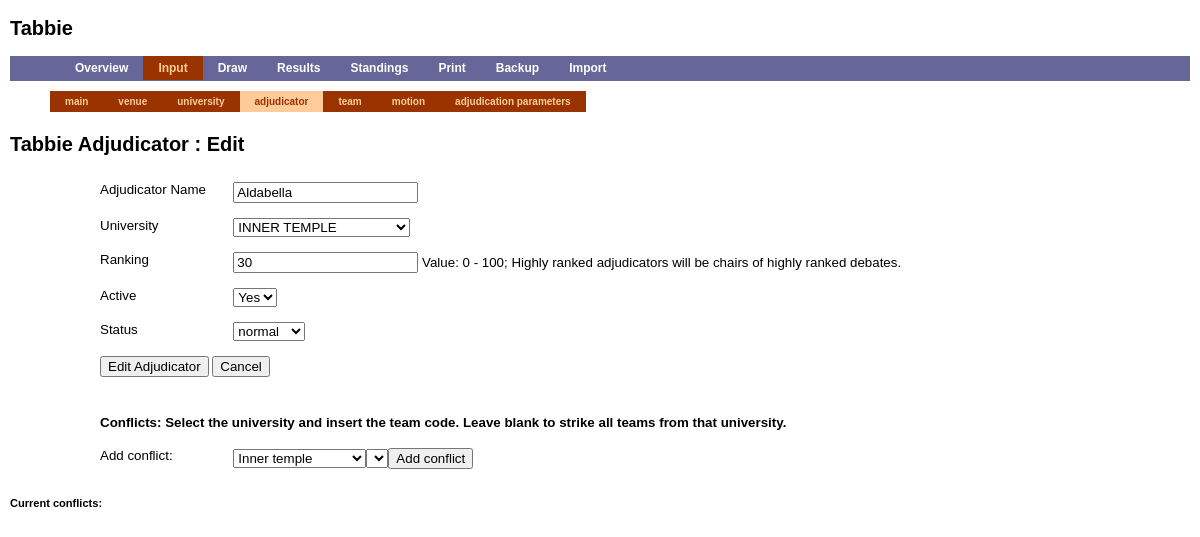
The page /input.php?moduletype=adjud&action=edit&adjud_id=209 on the database its author committed.
### tables this page shows
CREATE TABLE `adjudicator` (
  `adjud_id` mediumint(9) NOT NULL auto_increment,
  `univ_id` mediumint(9) NOT NULL DEFAULT '0',
  `adjud_name` varchar(100) NOT NULL DEFAULT '',
  `ranking` mediumint(9) NOT NULL DEFAULT '0',
  `active` enum('Y','N') NOT NULL DEFAULT 'Y',
  `status` ENUM( 'normal', 'trainee', 'watcher', 'watched' ) NOT NULL DEFAULT 'normal',
  PRIMARY KEY  (`adjud_id`),
  UNIQUE KEY `adjud_name` (`adjud_name`)
);

### ntu_controller.php (called while the page is built, shortened)
<?php
if (isset ($ntu_override_module)) {
    $moduletype = $ntu_override_module;
} else {
    $moduletype=trim(@$_GET['moduletype']);
}
$action=trim(@$_GET['action']);
if (array_key_exists($moduletype, $ntu_titles))
    $title .= " " . $ntu_titles[$moduletype] . " ";
else
    $title = " " . ucfirst($moduletype) . " ";
include("view/header.php");
include("view/mainmenu.php");
include("view/$ntu_controller/menu.php");
include("$ntu_controller/$moduletype.php");
include("view/footer.php");
?>

### input.php (called while the page is built, shortened)
<?php
$ntu_controller = "input";
$ntu_titles = array("adjud" => "Adjudicator", "univ" => "University");
require("ntu_bridge.php");
require("ntu_controller.php");
?>

### ntu_bridge.php (called while the page is built, shortened)
<?php
$title = "Tabbie";
?>

### input/adjud.php (the view, shortened to what this page needs)
<?php
require("includes/display.php");
$actionhidden="";
$rankorder=false;
$univ_id=$adjud_name=$ranking=$active=$status="";
if ($action=="edit")
  {
    if ($actionhidden!="edit")
      {
        $adjud_id=trim(@$_GET['adjud_id']);
        $query="SELECT * FROM adjudicator WHERE adjud_id='$adjud_id'";
        $result=mysql_query($query);
        if (mysql_num_rows($result)==0)
      {
            $msg[]="There were some problems editing : Record Not Found ";
            $action="display";
      }
        else
      {
            $row=mysql_fetch_assoc($result);
            $univ_id=$row['univ_id'];
            $adjud_name=$row['adjud_name'];
            $ranking=$row['ranking'];
            $active=$row['active'];
			$status=$row['status'];
      }
      }
  }
switch($action)
  {
  case "edit" :
    $title.=": Edit";
    break;
  }
echo "<h2>$title</h2>\n";
if ($action=="display")
  {
	$query="SELECT * FROM adjudicator as A,university as U WHERE A.univ_id=U.univ_id";
	if($rankorder){
		$query.=" ORDER BY A.ranking DESC";
	} else{
		$query.=" ORDER BY A.adjud_name ASC";
	}
    $result=mysql_query($query);
    $active_result=mysql_query("SELECT * FROM adjudicator as A,university as U WHERE A.univ_id=U.univ_id AND A.ACTIVE = 'Y' ");
    if (mysql_num_rows($result)==0)
      {
    echo "<h3>No Adjudicators Found.</h3>";
    echo "<h3><a href=\"input.php?moduletype=adjud&amp;action=add\">Add New</a></h3>";
      }
    else
      {
    $query="SHOW  TABLES  LIKE  '%_round_%'";
    $showdeleteresult=mysql_query($query);
    if (mysql_num_rows($showdeleteresult)!=0)
      $showdelete=0;
    else
      $showdelete=1;
    ?>
      <h3>Total No. of Adjudicators : <span id="totalcount"><?echo mysql_num_rows($result)?></span> (<span id="activecount"><?echo mysql_num_rows($active_result)?></span>)</h3>
         <?echo "<h3><a href=\"input.php?moduletype=adjud&amp;action=add\">Add New</a></h3>";
		 if($rankorder){
			echo "<h3><a href=\"input.php?moduletype=adjud\">Order by Name</a></h3>";
		} else{
			echo "<h3><a href=\"input.php?moduletype=adjud&amp;rankorder=Y\">Order by Ranking</a></h3>";
		}?>
      <table>
         <tr><th>Name</th><th>University</th><th>Ranking</th><th>Active(Y/N)</th><th>Status</th><th>Conflicts</th></tr>
         <? while($row=mysql_fetch_assoc($result)) { ?>
      <tr <?if ($row['active']=='N') echo "class=\"inactive\"" ;?>>
        <td><?echo $row['adjud_name'];?></td>
    <td><?echo $row['univ_code'];?></td>
   <td><?echo $row['ranking'];?></td>
    <td class='activetoggle' id='adjud<?php echo $row['adjud_id']?>'><?echo $row['active'];?></td>
	<td><?if($row['status']!='normal') echo $row['status'];?></td>
   <td><?echo print_conflicts($row['adjud_id']);?></td>
    <td class="editdel"><a href="input.php?moduletype=adjud&amp;action=edit&amp;adjud_id=<?echo $row['adjud_id'];?>">Edit</a></td>
      <?
       if ($showdelete)
     {
   ?>
   <td class="editdel"><a href="input.php?moduletype=adjud&amp;action=delete&amp;adjud_id=<?echo $row['adjud_id'];?>" onClick="return confirm('Are you sure?');">Delete</a></td>
   <?}   ?>
      </tr>
          <?}   ?>
    </table>
  <?
      }
  }
 else
   {
     ?>
     <form action="input.php?moduletype=adjud" method="POST">
       <label for="adjud_name">Adjudicator Name</label>
       <input type="text" id="adjud_name" name="adjud_name" value="<?echo $adjud_name;?>"/><br/><br/>
       <label for="univ_id">University</label>
                 <select id="univ_id" name="univ_id">
                 <?
                 $query="SELECT univ_id,univ_code FROM university ORDER BY univ_code";
     $result=mysql_query($query);
     while($row=mysql_fetch_assoc($result))
       {
     if ($row['univ_id']==$univ_id)
       echo "<option selected value=\"{$row['univ_id']}\">{$row['univ_code']}</option>\n";
     else
       echo "<option value=\"{$row['univ_id']}\">{$row['univ_code']}</option>\n";
       }
     ?>
       </select><br/><br/>
<label for="ranking">Ranking</label>
                    <input type="text" id="ranking" name="ranking" value="<?echo $ranking;?>"/> Value: 0 - 100; Highly ranked adjudicators will be chairs of highly ranked debates.<br/><br/>
                    <label for="active">Active</label>
                  <select id="active" name="active">
                  <option value="Y" <?echo ($active=="Y")?"selected":""?>>Yes</option>
                  </select> <br/><br/>
				<label for="status">Status</label>
				<select id="status" name="status">
				<option value="normal" <?echo ($status=="normal")?"selected":""?>>normal</option>
				</select><br/><br/>
                  <input type="submit" value="<?echo ($action=="edit")?"Edit Adjudicator":"Add Adjudicator" ;?>"/>
                  <input type="button" value="Cancel" onClick="location.replace('input.php?moduletype=adjud')"/>
                  </form>
<?php
if($action=="edit"){
?>
<form method=post action="">
				       <h4>Conflicts: Select the university and insert the team code. Leave blank to strike all teams from that university.</h4>
						<label for="add_univ_id">Add conflict:</label>
				               <select id="add_univ_id" name="univ_id">
				               <?
				               $query="SELECT univ_id,univ_name FROM university ORDER BY univ_name";
				   $result=mysql_query($query);
				   while($row=mysql_fetch_assoc($result))
				     {
				   if ($row['univ_id']==$univ_id)
				     echo "<option selected value=\"{$row['univ_id']}\">{$row['univ_name']}</option>\n";
				   else
				     echo "<option value=\"{$row['univ_id']}\">{$row['univ_name']}</option>\n";
				     }
                                   echo "</select>";
				   ?><select id="add_team_code" name="team_code"></select><input type="button" value="Add conflict" id="addstrike"/></form>
				<h5>Current conflicts:</h5>
                  <?
            }
                  }
?>

### view/index.css (style rules this page uses)
body { font-family: sans-serif; margin:0; padding:0; font-size: 10pt; }
label { float: left; width: 10em; }
form { margin-left:80px; padding: 10px; }

### rows shown on the page
adjudicator: adjud_name "Aldabella", ranking "30", active "Yes", status "normal"

### other values the page prints
$title "Tabbie Adjudicator : Edit"
form field univ_id "INNER TEMPLE"
form field univ_id "Inner temple"
